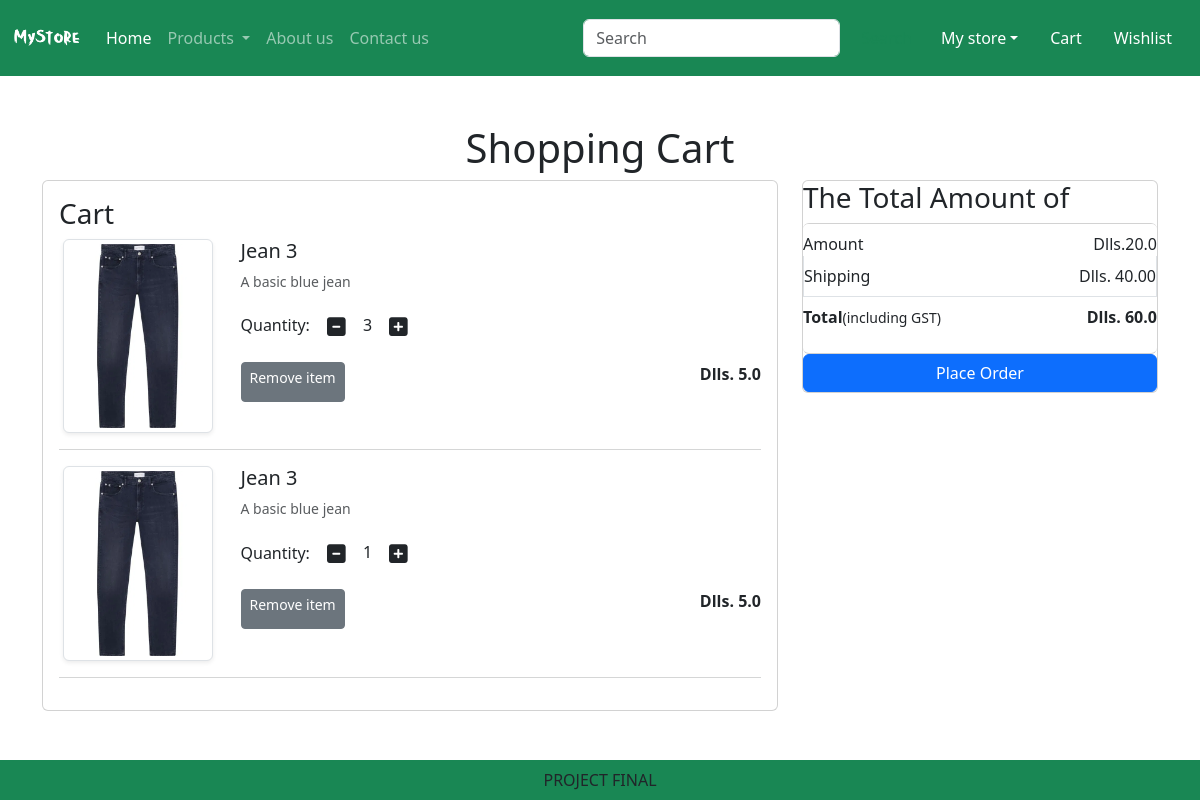
The page /cart/ (signed in) on the database as committed earlier.
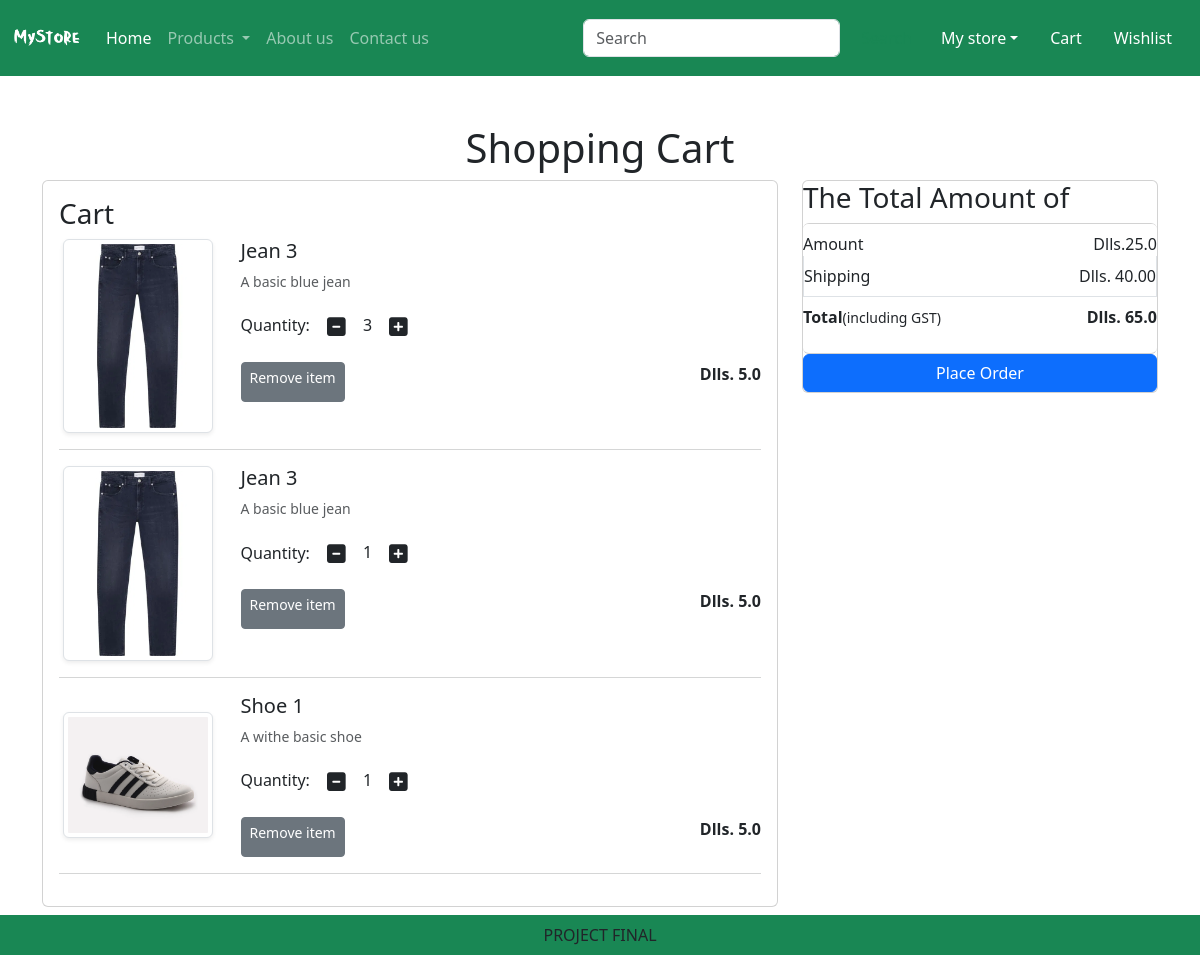
The same page on the database as committed later.
### app/models.py (models this page shows, shortened)
class Cart(models.Model):
    user = models.ForeignKey(User,on_delete=models.CASCADE)
    product = models.ForeignKey(Product, on_delete=models.CASCADE)
    quantity = models.PositiveIntegerField(default=1)

class Product(models.Model):
    title = models.CharField(max_length=100)
    selling_price = models.FloatField()
    discounted_price = models.FloatField()
    description = models.TextField()
    composition = models.TextField(default='')
    podapp = models.TextField(default='')
    category = models.CharField(choices=CATEGORY_CHOICES, max_length=2)
    product_image = models.ImageField(upload_to='product', blank=True, null=True)

### app/views.py (the view)
# urls.py: path('cart/', views.show_cart, name='showcart'),
def show_cart(request):
    user=request.user
    cart = Cart.objects.filter(user=user)
    amount =0
    for p in cart:
        value = p.quantity * p.product.discounted_price
        amount = amount + value
    totalamount = amount + 40
    return render(request,'app/addtocart.html',locals())

### app/templates/app/addtocart.html (shortened to what this page needs)
{% extends 'app/base.html' %}
{% load static %}
{% block main-content %}
<div class ="container my-5">
    <div class ="row">
        {% if cart %}
        <h1 class ="text-center bm-5">Shopping Cart</h1>
        <div class="col-sm-8">
        <div class="card">
            <div class="card-body">
                <h3>Cart</h3>
                {% for item in cart %}
                <div class="row">
                <div class="col-sm-3 text-center align-self-center"><img src ="{{item.product.product_image.url}}" alt=""srcset=""class="img-fluid img-thumbnail shadow-sm" height="150" width="150"></div>
                <div class="col-sm-9">
                    <div>
                        <h5>{{item.product.title}}</h5>
                        <p class="bm-2 text-muted small">{{item.product.description}}</p>
                        <div class="my-3">
                            <label for="quantity">Quantity: </label>
                            <a class="minus-cart btn" pid={{ item.product.id }}><i class="fas fa-minus-square fa-lg"></i></a>
                            <span id= "quantity">{{item.quantity}}</span>
                            <a class="plus-cart btn" pid={{item.product.id}}><i class="fas fa-plus-square fa-lg"></i></a>
                        </div>
                        <div class="d-flex justify-content-between">
                            <a href="#" class="remove-cart btn btn-sm btn-secondary mr-3" pid={{item.product.id}}>Remove item</a>
                            <p class="bm-0"><span><strong>Dlls. {{item.product.discounted_price}}</strong></span></p>
                        </div>
                    </div>
                </div>
                </div>
                <hr class="text-muted">
                {% endfor %}
            </div>
        </div>
        </div>
        <div class="col-sm-4">
            <div class="card">
                <h3>The Total Amount of</h3>
                <ul class="list-group">
                    <li class="list-group-item d-flex justify-content-between align-items-center border-0 px-0 pb-0">Amount<span id="amount">Dlls.{{amount}}</span></li>
                    <li class="list-group-item d-flex justify-content-between align-items-center px-0">Shipping<span id="amount">Dlls. 40.00 </span></li>
                    <li class="list-group-item d-flex justify-content-between align-items-center border-0 px-0 mb-3">
                        <div>
                            <strong>Total</strong><small>(including GST)</small>
                        </div>
                        <span id="totalamount"><strong>Dlls. {{totalamount}}</strong></span>
                    </li>
                </ul>
                <div class="d-grid"><a href="{% url 'checkout' %}" class="btn btn-primary">Place Order</a></div>
            </div>
        </div>
    </div>
    {% else %}
    <h1 class="text-center mb-5">Cart is Empty</h1>
{% endif %}
</div>
{%endblock main-content%}

Rows that differ between the two databases and show on the page:
added Cart: product.product_image (picture), product "Shoe 1", product.description "A withe basic shoe", quantity "1", product.discounted_price "5.0"
Other text that changed with them:
{{ amount }}: "20.0" → "25.0"
{{ totalamount }}: "60.0" → "65.0"
